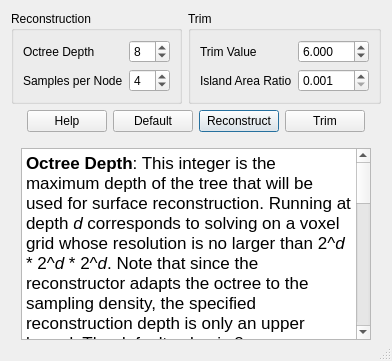
<?xml version="1.0" encoding="UTF-8"?>
<ui version="4.0">
 <class>DialogPoissonReconstruction</class>
 <widget class="QDialog" name="DialogPoissonReconstruction">
  <property name="geometry">
   <rect>
    <x>0</x>
    <y>0</y>
    <width>451</width>
    <height>389</height>
   </rect>
  </property>
  <property name="windowTitle">
   <string>Poisson Sruface Reconstruction</string>
  </property>
  <property name="sizeGripEnabled">
   <bool>true</bool>
  </property>
  <layout class="QVBoxLayout" name="verticalLayout_2">
   <property name="sizeConstraint">
    <enum>QLayout::SetFixedSize</enum>
   </property>
   <item>
    <layout class="QHBoxLayout" name="horizontalLayout">
     <item>
      <widget class="QGroupBox" name="groupBoxReconstruction">
       <property name="title">
        <string>Reconstruction</string>
       </property>
       <layout class="QGridLayout" name="gridLayout">
        <item row="0" column="0">
         <widget class="QLabel" name="labelOctreeDepth">
          <property name="text">
           <string>Octree Depth</string>
          </property>
         </widget>
        </item>
        <item row="0" column="1">
         <widget class="QSpinBox" name="spinBoxOctreeDepth">
          <property name="minimum">
           <number>1</number>
          </property>
          <property name="maximum">
           <number>15</number>
          </property>
          <property name="value">
           <number>8</number>
          </property>
         </widget>
        </item>
        <item row="1" column="0">
         <widget class="QLabel" name="labelSamplesPerNode">
          <property name="text">
           <string>Samples per Node</string>
          </property>
         </widget>
        </item>
        <item row="1" column="1">
         <widget class="QSpinBox" name="spinBoxSamplesPerNode">
          <property name="minimum">
           <number>1</number>
          </property>
          <property name="maximum">
           <number>20</number>
          </property>
          <property name="value">
           <number>4</number>
          </property>
         </widget>
        </item>
       </layout>
      </widget>
     </item>
     <item>
      <widget class="QGroupBox" name="groupBoxTrim">
       <property name="title">
        <string>Trim</string>
       </property>
       <layout class="QGridLayout" name="gridLayout_2">
        <item row="1" column="0">
         <widget class="QLabel" name="labelIslandAreaRatio">
          <property name="text">
           <string>Island Area Ratio</string>
          </property>
         </widget>
        </item>
        <item row="0" column="0">
         <widget class="QLabel" name="labelTrimValue">
          <property name="text">
           <string>Trim Value</string>
          </property>
         </widget>
        </item>
        <item row="1" column="1">
         <widget class="QDoubleSpinBox" name="doubleSpinBoxIslandAreaRatio">
          <property name="decimals">
           <number>3</number>
          </property>
          <property name="minimum">
           <double>0.001000000000000</double>
          </property>
          <property name="maximum">
           <double>1.000000000000000</double>
          </property>
          <property name="value">
           <double>0.001000000000000</double>
          </property>
         </widget>
        </item>
        <item row="0" column="1">
         <widget class="QDoubleSpinBox" name="doubleSpinBoxTrimValue">
          <property name="decimals">
           <number>3</number>
          </property>
          <property name="minimum">
           <double>0.001000000000000</double>
          </property>
          <property name="maximum">
           <double>100.000000000000000</double>
          </property>
          <property name="value">
           <double>6.000000000000000</double>
          </property>
         </widget>
        </item>
       </layout>
      </widget>
     </item>
    </layout>
   </item>
   <item>
    <layout class="QHBoxLayout" name="horizontalLayoutButtons">
     <item>
      <spacer name="horizontalSpacer">
       <property name="orientation">
        <enum>Qt::Horizontal</enum>
       </property>
       <property name="sizeHint" stdset="0">
        <size>
         <width>0</width>
         <height>0</height>
        </size>
       </property>
      </spacer>
     </item>
     <item>
      <widget class="QPushButton" name="pushButtonHelp">
       <property name="text">
        <string>Help</string>
       </property>
       <property name="checkable">
        <bool>true</bool>
       </property>
      </widget>
     </item>
     <item>
      <widget class="QPushButton" name="pushButtonDefault">
       <property name="text">
        <string>Default</string>
       </property>
      </widget>
     </item>
     <item>
      <widget class="QPushButton" name="pushButtonReconstruct">
       <property name="text">
        <string>Reconstruct</string>
       </property>
       <property name="default">
        <bool>true</bool>
       </property>
      </widget>
     </item>
     <item>
      <widget class="QPushButton" name="pushButtonTrim">
       <property name="text">
        <string>Trim</string>
       </property>
      </widget>
     </item>
     <item>
      <spacer name="horizontalSpacer_2">
       <property name="orientation">
        <enum>Qt::Horizontal</enum>
       </property>
       <property name="sizeHint" stdset="0">
        <size>
         <width>0</width>
         <height>0</height>
        </size>
       </property>
      </spacer>
     </item>
    </layout>
   </item>
   <item>
    <widget class="QWidget" name="widgetHint" native="true">
     <layout class="QVBoxLayout" name="verticalLayout">
      <property name="leftMargin">
       <number>10</number>
      </property>
      <property name="topMargin">
       <number>10</number>
      </property>
      <property name="rightMargin">
       <number>10</number>
      </property>
      <property name="bottomMargin">
       <number>10</number>
      </property>
      <item>
       <widget class="QTextBrowser" name="textBrowserHint">
        <property name="html">
         <string>&lt;!DOCTYPE HTML PUBLIC &quot;-//W3C//DTD HTML 4.0//EN&quot; &quot;http://www.w3.org/TR/REC-html40/strict.dtd&quot;&gt;
&lt;html&gt;&lt;head&gt;&lt;meta name=&quot;qrichtext&quot; content=&quot;1&quot; /&gt;&lt;style type=&quot;text/css&quot;&gt;
p, li { white-space: pre-wrap; }
&lt;/style&gt;&lt;/head&gt;&lt;body style=&quot; font-family:'SimSun'; font-size:9pt; font-weight:400; font-style:normal;&quot;&gt;
&lt;p style=&quot; margin-top:0px; margin-bottom:0px; margin-left:0px; margin-right:0px; -qt-block-indent:0; text-indent:0px;&quot;&gt;&lt;span style=&quot; font-family:'MS Shell Dlg 2'; font-size:13pt; font-weight:600;&quot;&gt;Octree Depth&lt;/span&gt;&lt;span style=&quot; font-family:'MS Shell Dlg 2'; font-size:13pt;&quot;&gt;: This integer is the maximum depth of the tree that will be used for surface reconstruction. Running at depth &lt;/span&gt;&lt;span style=&quot; font-family:'MS Shell Dlg 2'; font-size:13pt; font-style:italic;&quot;&gt;d&lt;/span&gt;&lt;span style=&quot; font-family:'MS Shell Dlg 2'; font-size:13pt;&quot;&gt; corresponds to solving on a voxel grid whose resolution is no larger than 2^&lt;/span&gt;&lt;span style=&quot; font-family:'MS Shell Dlg 2'; font-size:13pt; font-style:italic;&quot;&gt;d &lt;/span&gt;&lt;span style=&quot; font-family:'MS Shell Dlg 2'; font-size:13pt;&quot;&gt;* 2^&lt;/span&gt;&lt;span style=&quot; font-family:'MS Shell Dlg 2'; font-size:13pt; font-style:italic;&quot;&gt;d&lt;/span&gt;&lt;span style=&quot; font-family:'MS Shell Dlg 2'; font-size:13pt;&quot;&gt; * 2^&lt;/span&gt;&lt;span style=&quot; font-family:'MS Shell Dlg 2'; font-size:13pt; font-style:italic;&quot;&gt;d&lt;/span&gt;&lt;span style=&quot; font-family:'MS Shell Dlg 2'; font-size:13pt;&quot;&gt;. Note that since the reconstructor adapts the octree to the sampling density, the specified reconstruction depth is only an upper bound. The default value is 8.&lt;/span&gt;&lt;/p&gt;
&lt;p style=&quot; margin-top:12px; margin-bottom:12px; margin-left:0px; margin-right:0px; -qt-block-indent:0; text-indent:0px;&quot;&gt;&lt;span style=&quot; font-family:'MS Shell Dlg 2'; font-size:13pt; font-weight:600;&quot;&gt;Samples per Node&lt;/span&gt;&lt;span style=&quot; font-family:'MS Shell Dlg 2'; font-size:13pt;&quot;&gt;: This floating point value specifies the minimum number of sample points that should fall within an octree node as the octree construction is adapted to sampling density. For noise-free samples, small values in the range [1.0 - 5.0] can be used. For more noisy samples, larger values in the range [15.0 - 20.0] may be needed to provide a smoother, noise-reduced, reconstruction. The default value is 1.0.&lt;/span&gt;&lt;/p&gt;
&lt;p style=&quot; margin-top:12px; margin-bottom:12px; margin-left:0px; margin-right:0px; -qt-block-indent:0; text-indent:0px;&quot;&gt;&lt;span style=&quot; font-family:'MS Shell Dlg 2'; font-size:13pt; font-weight:600;&quot;&gt;Trim Value&lt;/span&gt;&lt;span style=&quot; font-family:'MS Shell Dlg 2'; font-size:13pt;&quot;&gt;: This floating point values specifies the value for mesh trimming. The subset of the mesh with the sampling density smaller than trim value will be discarded.&lt;/span&gt;&lt;/p&gt;
&lt;p style=&quot; margin-top:12px; margin-bottom:12px; margin-left:0px; margin-right:0px; -qt-block-indent:0; text-indent:0px;&quot;&gt;&lt;span style=&quot; font-family:'MS Shell Dlg 2'; font-size:13pt; font-weight:600;&quot;&gt;Area Ratio&lt;/span&gt;&lt;span style=&quot; font-family:'MS Shell Dlg 2'; font-size:13pt;&quot;&gt;: This floating point value specifies the area ratio that defines a disconnected component as an &amp;quot;island&amp;quot;. Connected components whose area, relative to the total area of the mesh, are smaller than this value will be merged into the output surface to close small holes, and will be discarded from the output surface to remove small disconnected components. The default value 0.001.&lt;/span&gt;&lt;/p&gt;&lt;/body&gt;&lt;/html&gt;</string>
        </property>
       </widget>
      </item>
     </layout>
    </widget>
   </item>
  </layout>
 </widget>
 <tabstops>
  <tabstop>spinBoxOctreeDepth</tabstop>
  <tabstop>doubleSpinBoxTrimValue</tabstop>
  <tabstop>spinBoxSamplesPerNode</tabstop>
  <tabstop>doubleSpinBoxIslandAreaRatio</tabstop>
  <tabstop>pushButtonHelp</tabstop>
  <tabstop>pushButtonDefault</tabstop>
  <tabstop>pushButtonReconstruct</tabstop>
  <tabstop>pushButtonTrim</tabstop>
  <tabstop>textBrowserHint</tabstop>
 </tabstops>
 <resources/>
 <connections/>
</ui>
